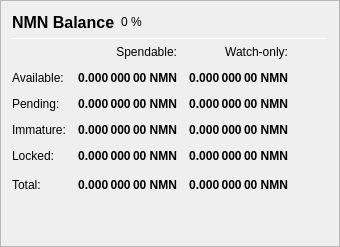
                   <widget class="QFrame" name="frame_Balances">
                    <property name="frameShape">
                     <enum>QFrame::StyledPanel</enum>
                    </property>
                    <property name="frameShadow">
                     <enum>QFrame::Raised</enum>
                    </property>
                    <layout class="QVBoxLayout" name="verticalLayout_4">
                     <item>
                      <layout class="QHBoxLayout" name="horizontalLayout_4">
                       <item>
                        <widget class="QLabel" name="label_5">
                         <property name="minimumSize">
                          <size>
                           <width>0</width>
                           <height>20</height>
                          </size>
                         </property>
                         <property name="font">
                          <font>
                           <pointsize>12</pointsize>
                           <weight>75</weight>
                           <bold>true</bold>
                          </font>
                         </property>
                         <property name="text">
                          <string>NMN Balance</string>
                         </property>
                        </widget>
                       </item>
                       <item>
                        <widget class="QLabel" name="labelNMNPercent">
                         <property name="text">
                          <string notr="true">0 %</string>
                         </property>
                        </widget>
                       </item>
                       <item>
                        <spacer name="horizontalSpacer_3">
                         <property name="orientation">
                          <enum>Qt::Horizontal</enum>
                         </property>
                         <property name="sizeHint" stdset="0">
                          <size>
                           <width>40</width>
                           <height>20</height>
                          </size>
                         </property>
                        </spacer>
                       </item>
                      </layout>
                     </item>
                     <item>
                      <widget class="Line" name="line_Balance">
                       <property name="minimumSize">
                        <size>
                         <width>0</width>
                         <height>1</height>
                        </size>
                       </property>
                       <property name="maximumSize">
                        <size>
                         <width>16777215</width>
                         <height>1</height>
                        </size>
                       </property>
                       <property name="orientation">
                        <enum>Qt::Horizontal</enum>
                       </property>
                      </widget>
                     </item>
                     <item>
                      <layout class="QGridLayout" name="gridLayout">
                       <property name="spacing">
                        <number>12</number>
                       </property>
                       <item row="0" column="1">
                        <widget class="QLabel" name="labelSpendable">
                         <property name="text">
                          <string>Spendable:</string>
                         </property>
                         <property name="alignment">
                          <set>Qt::AlignRight|Qt::AlignTrailing|Qt::AlignVCenter</set>
                         </property>
                        </widget>
                       </item>
                       <item row="0" column="2">
                        <widget class="QLabel" name="labelWatchonly">
                         <property name="text">
                          <string>Watch-only:</string>
                         </property>
                         <property name="alignment">
                          <set>Qt::AlignRight|Qt::AlignTrailing|Qt::AlignVCenter</set>
                         </property>
                        </widget>
                       </item>
                       <item row="1" column="0">
                        <widget class="QLabel" name="labelBalanceText">
                         <property name="text">
                          <string>Available:</string>
                         </property>
                        </widget>
                       </item>
                       <item row="1" column="1">
                        <widget class="QLabel" name="labelBalance">
                         <property name="font">
                          <font>
                           <weight>75</weight>
                           <bold>true</bold>
                          </font>
                         </property>
                         <property name="cursor">
                          <cursorShape>IBeamCursor</cursorShape>
                         </property>
                         <property name="toolTip">
                          <string>Your current spendable balance</string>
                         </property>
                         <property name="text">
                          <string notr="true">0.000 000 00 NMN</string>
                         </property>
                         <property name="alignment">
                          <set>Qt::AlignRight|Qt::AlignTrailing|Qt::AlignVCenter</set>
                         </property>
                         <property name="textInteractionFlags">
                          <set>Qt::LinksAccessibleByMouse|Qt::TextSelectableByKeyboard|Qt::TextSelectableByMouse</set>
                         </property>
                        </widget>
                       </item>
                       <item row="1" column="2">
                        <widget class="QLabel" name="labelWatchAvailable">
                         <property name="font">
                          <font>
                           <weight>75</weight>
                           <bold>true</bold>
                          </font>
                         </property>
                         <property name="cursor">
                          <cursorShape>IBeamCursor</cursorShape>
                         </property>
                         <property name="toolTip">
                          <string>Your current balance in watch-only addresses</string>
                         </property>
                         <property name="text">
                          <string notr="true">0.000 000 00 NMN</string>
                         </property>
                         <property name="alignment">
                          <set>Qt::AlignRight|Qt::AlignTrailing|Qt::AlignVCenter</set>
                         </property>
                         <property name="textInteractionFlags">
                          <set>Qt::LinksAccessibleByMouse|Qt::TextSelectableByKeyboard|Qt::TextSelectableByMouse</set>
                         </property>
                        </widget>
                       </item>
                       <item row="2" column="0">
                        <widget class="QLabel" name="labelPendingText">
                         <property name="text">
                          <string>Pending:</string>
                         </property>
                        </widget>
                       </item>
                       <item row="2" column="1">
                        <widget class="QLabel" name="labelUnconfirmed">
                         <property name="font">
                          <font>
                           <weight>75</weight>
                           <bold>true</bold>
                          </font>
                         </property>
                         <property name="cursor">
                          <cursorShape>IBeamCursor</cursorShape>
                         </property>
                         <property name="toolTip">
                          <string>Total of transactions that have yet to be confirmed, and do not yet count toward the spendable balance</string>
                         </property>
                         <property name="text">
                          <string notr="true">0.000 000 00 NMN</string>
                         </property>
                         <property name="alignment">
                          <set>Qt::AlignRight|Qt::AlignTrailing|Qt::AlignVCenter</set>
                         </property>
                         <property name="textInteractionFlags">
                          <set>Qt::LinksAccessibleByMouse|Qt::TextSelectableByKeyboard|Qt::TextSelectableByMouse</set>
                         </property>
                        </widget>
                       </item>
                       <item row="2" column="2">
                        <widget class="QLabel" name="labelWatchPending">
                         <property name="font">
                          <font>
                           <weight>75</weight>
                           <bold>true</bold>
                          </font>
                         </property>
                         <property name="cursor">
                          <cursorShape>IBeamCursor</cursorShape>
                         </property>
                         <property name="toolTip">
                          <string>Unconfirmed transactions to watch-only addresses</string>
                         </property>
                         <property name="text">
                          <string notr="true">0.000 000 00 NMN</string>
                         </property>
                         <property name="alignment">
                          <set>Qt::AlignRight|Qt::AlignTrailing|Qt::AlignVCenter</set>
                         </property>
                         <property name="textInteractionFlags">
                          <set>Qt::LinksAccessibleByMouse|Qt::TextSelectableByKeyboard|Qt::TextSelectableByMouse</set>
                         </property>
                        </widget>
                       </item>
                       <item row="3" column="0">
                        <widget class="QLabel" name="labelImmatureText">
                         <property name="text">
                          <string>Immature:</string>
                         </property>
                        </widget>
                       </item>
                       <item row="3" column="1">
                        <widget class="QLabel" name="labelImmature">
                         <property name="font">
                          <font>
                           <weight>75</weight>
                           <bold>true</bold>
                          </font>
                         </property>
                         <property name="cursor">
                          <cursorShape>IBeamCursor</cursorShape>
                         </property>
                         <property name="toolTip">
                          <string>Staked or masternode rewards that has not yet matured</string>
                         </property>
                         <property name="text">
                          <string notr="true">0.000 000 00 NMN</string>
                         </property>
                         <property name="alignment">
                          <set>Qt::AlignRight|Qt::AlignTrailing|Qt::AlignVCenter</set>
                         </property>
                         <property name="textInteractionFlags">
                          <set>Qt::LinksAccessibleByMouse|Qt::TextSelectableByKeyboard|Qt::TextSelectableByMouse</set>
                         </property>
                        </widget>
                       </item>
                       <item row="3" column="2">
                        <widget class="QLabel" name="labelWatchImmature">
                         <property name="font">
                          <font>
                           <weight>75</weight>
                           <bold>true</bold>
                          </font>
                         </property>
                         <property name="cursor">
                          <cursorShape>IBeamCursor</cursorShape>
                         </property>
                         <property name="toolTip">
                          <string>Staked or masternode rewards in watch-only addresses that has not yet matured</string>
                         </property>
                         <property name="text">
                          <string notr="true">0.000 000 00 NMN</string>
                         </property>
                         <property name="alignment">
                          <set>Qt::AlignRight|Qt::AlignTrailing|Qt::AlignVCenter</set>
                         </property>
                         <property name="textInteractionFlags">
                          <set>Qt::LinksAccessibleByMouse|Qt::TextSelectableByKeyboard|Qt::TextSelectableByMouse</set>
                         </property>
                        </widget>
                       </item>
                       <item row="4" column="0">
                        <widget class="QLabel" name="labelLockedBalanceText">
                         <property name="toolTip">
                          <string>Locked NMN or Masternode collaterals. These are excluded from zNMN minting.</string>
                         </property>
                         <property name="text">
                          <string>Locked:</string>
                         </property>
                        </widget>
                       </item>
                       <item row="4" column="1">
                        <widget class="QLabel" name="labelLockedBalance">
                         <property name="font">
                          <font>
                           <weight>75</weight>
                           <bold>true</bold>
                          </font>
                         </property>
                         <property name="cursor">
                          <cursorShape>IBeamCursor</cursorShape>
                         </property>
                         <property name="toolTip">
                          <string>Locked NMN or Masternode collaterals. These are excluded from zNMN minting.</string>
                         </property>
                         <property name="text">
                          <string notr="true">0.000 000 00 NMN</string>
                         </property>
                         <property name="alignment">
                          <set>Qt::AlignRight|Qt::AlignTrailing|Qt::AlignVCenter</set>
                         </property>
                         <property name="textInteractionFlags">
                          <set>Qt::LinksAccessibleByMouse|Qt::TextSelectableByKeyboard|Qt::TextSelectableByMouse</set>
                         </property>
                        </widget>
                       </item>
                       <item row="4" column="2">
                        <widget class="QLabel" name="labelWatchLocked">
                         <property name="font">
                          <font>
                           <weight>75</weight>
                           <bold>true</bold>
                          </font>
                         </property>
                         <property name="cursor">
                          <cursorShape>IBeamCursor</cursorShape>
                         </property>
                         <property name="toolTip">
                          <string>Current locked balance in watch-only addresses</string>
                         </property>
                         <property name="text">
                          <string notr="true">0.000 000 00 NMN</string>
                         </property>
                         <property name="alignment">
                          <set>Qt::AlignRight|Qt::AlignTrailing|Qt::AlignVCenter</set>
                         </property>
                         <property name="textInteractionFlags">
                          <set>Qt::LinksAccessibleByMouse|Qt::TextSelectableByKeyboard|Qt::TextSelectableByMouse</set>
                         </property>
                        </widget>
                       </item>
                       <item row="5" column="0">
                        <widget class="QLabel" name="labelTotalText">
                         <property name="toolTip">
                          <string>Your current NMN balance, unconfirmed and immature transactions included</string>
                         </property>
                         <property name="text">
                          <string>Total:</string>
                         </property>
                        </widget>
                       </item>
                       <item row="5" column="1">
                        <widget class="QLabel" name="labelTotal">
                         <property name="font">
                          <font>
                           <weight>75</weight>
                           <bold>true</bold>
                          </font>
                         </property>
                         <property name="cursor">
                          <cursorShape>IBeamCursor</cursorShape>
                         </property>
                         <property name="toolTip">
                          <string>Your current NMN balance, unconfirmed and immature transactions included</string>
                         </property>
                         <property name="text">
                          <string notr="true">0.000 000 00 NMN</string>
                         </property>
                         <property name="alignment">
                          <set>Qt::AlignRight|Qt::AlignTrailing|Qt::AlignVCenter</set>
                         </property>
                         <property name="textInteractionFlags">
                          <set>Qt::LinksAccessibleByMouse|Qt::TextSelectableByKeyboard|Qt::TextSelectableByMouse</set>
                         </property>
                        </widget>
                       </item>
                       <item row="5" column="2">
                        <widget class="QLabel" name="labelWatchTotal">
                         <property name="font">
                          <font>
                           <weight>75</weight>
                           <bold>true</bold>
                          </font>
                         </property>
                         <property name="cursor">
                          <cursorShape>IBeamCursor</cursorShape>
                         </property>
                         <property name="toolTip">
                          <string>Current total balance in watch-only addresses</string>
                         </property>
                         <property name="text">
                          <string notr="true">0.000 000 00 NMN</string>
                         </property>
                         <property name="alignment">
                          <set>Qt::AlignRight|Qt::AlignTrailing|Qt::AlignVCenter</set>
                         </property>
                         <property name="textInteractionFlags">
                          <set>Qt::LinksAccessibleByMouse|Qt::TextSelectableByKeyboard|Qt::TextSelectableByMouse</set>
                         </property>
                        </widget>
                       </item>
                       <item row="5" column="3">
                        <spacer name="horizontalSpacer_9">
                         <property name="orientation">
                          <enum>Qt::Horizontal</enum>
                         </property>
                         <property name="sizeHint" stdset="0">
                          <size>
                           <width>40</width>
                           <height>20</height>
                          </size>
                         </property>
                        </spacer>
                       </item>
                      </layout>
                     </item>
                     <item>
                      <spacer name="verticalSpacer_3">
                       <property name="orientation">
                        <enum>Qt::Vertical</enum>
                       </property>
                       <property name="sizeHint" stdset="0">
                        <size>
                         <width>20</width>
                         <height>40</height>
                        </size>
                       </property>
                      </spacer>
                     </item>
                    </layout>
                   </widget>
